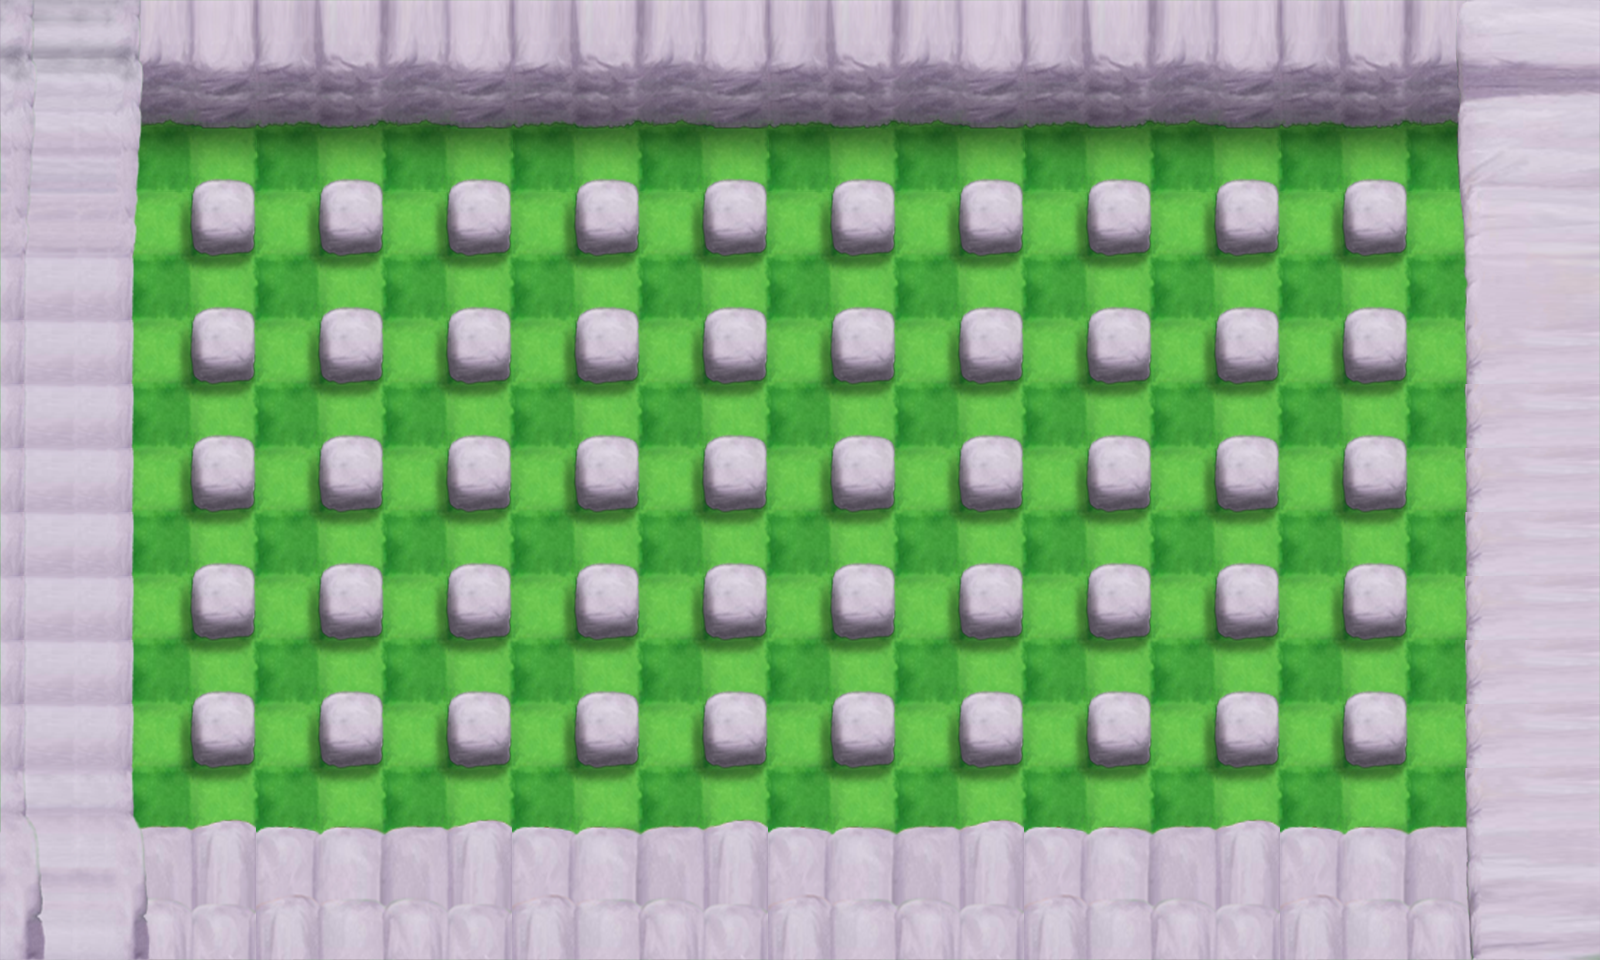

Below is a game level as drawn by its tile map, then a one-line description and the .tmx that defines it (tile-layer data replaced by summaries):
An orthogonal 25x15 tile map with 64x64 px tiles, 6 tile layers (suelo, piedrasSombra, capaParedes, bordeAbajo, ...).

<map version="1.0" orientation="orthogonal" width="25" height="15" tilewidth="64" tileheight="64">
 <tileset firstgid="1" name="tileset64" tilewidth="64" tileheight="64">
  <image source="gfx/tileset64.png" width="832" height="768" />
  <tile id="0">
   <properties>
    <property name="primero" value="true" />
   </properties>
  </tile>
  <tile id="1">
   <properties>
    <property name="segundo" value="true" />
   </properties>
  </tile>
  <tile id="8">
   <properties>
    <property name="muro" value="true" />
   </properties>
  </tile>
  <tile id="11">
   <properties>
    <property name="muro" value="true" />
   </properties>
  </tile>
  <tile id="14">
   <properties>
    <property name="muro" value="true" />
   </properties>
  </tile>
  <tile id="15">
   <properties>
    <property name="muro" value="true" />
   </properties>
  </tile>
  <tile id="16">
   <properties>
    <property name="muro" value="true" />
   </properties>
  </tile>
  <tile id="17">
   <properties>
    <property name="muro" value="true" />
   </properties>
  </tile>
  <tile id="21">
   <properties>
    <property name="muro" value="true" />
   </properties>
  </tile>
  <tile id="24">
   <properties>
    <property name="muro" value="true" />
   </properties>
  </tile>
  <tile id="34">
   <properties>
    <property name="muro" value="true" />
   </properties>
  </tile>
  <tile id="37">
   <properties>
    <property name="muro" value="true" />
   </properties>
  </tile>
  <tile id="47">
   <properties>
    <property name="muro" value="true" />
   </properties>
  </tile>
  <tile id="50">
   <properties>
    <property name="muro" value="true" />
   </properties>
  </tile>
  <tile id="54">
   <properties>
    <property name="sueloVerdeOscuro" value="" />
   </properties>
  </tile>
  <tile id="55">
   <properties>
    <property name="SueloVerdeClaro" value="" />
   </properties>
  </tile>
  <tile id="60">
   <properties>
    <property name="muro" value="true" />
   </properties>
  </tile>
  <tile id="63">
   <properties>
    <property name="muro" value="true" />
   </properties>
  </tile>
  <tile id="69">
   <properties>
    <property name="crono" value="3:30" />
   </properties>
  </tile>
  <tile id="73">
   <properties>
    <property name="muro" value="true" />
   </properties>
  </tile>
  <tile id="76">
   <properties>
    <property name="muro" value="true" />
   </properties>
  </tile>
  <tile id="78">
   <properties>
    <property name="enemigo" value="moco" />
   </properties>
  </tile>
  <tile id="79">
   <properties>
    <property name="enemigo" value="moneda" />
   </properties>
  </tile>
  <tile id="80">
   <properties>
    <property name="enemigo" value="gota" />
   </properties>
  </tile>
  <tile id="81">
   <properties>
    <property name="enemigo" value="globo" />
   </properties>
  </tile>
  <tile id="82">
   <properties>
    <property name="enemigo" value="fantasma" />
   </properties>
  </tile>
  <tile id="83">
   <properties>
    <property name="enemigo" value="gotanaranja" />
   </properties>
  </tile>
  <tile id="86">
   <properties>
    <property name="muro" value="true" />
   </properties>
  </tile>
  <tile id="89">
   <properties>
    <property name="muro" value="true" />
   </properties>
  </tile>
  <tile id="91">
   <properties>
    <property name="" value="" />
   </properties>
  </tile>
  <tile id="93">
   <properties>
    <property name="enemigo" value="GLOBO_AZUL" />
   </properties>
  </tile>
  <tile id="94">
   <properties>
    <property name="enemigo" value="MOCO_ROJO" />
   </properties>
  </tile>
  <tile id="95">
   <properties>
    <property name="enemigo" value="MONEDA_MARRON" />
   </properties>
  </tile>
  <tile id="96">
   <properties>
    <property name="enemigo" value="GOTA_ROJA" />
   </properties>
  </tile>
  <tile id="99">
   <properties>
    <property name="muro" value="true" />
   </properties>
  </tile>
  <tile id="102">
   <properties>
    <property name="muro" value="true" />
   </properties>
  </tile>
  <tile id="104">
   <properties>
    <property name="sombraPiedra" value="true" />
   </properties>
  </tile>
  <tile id="105">
   <properties>
    <property name="muro" value="true" />
   </properties>
  </tile>
  <tile id="107">
   <properties>
    <property name="moneda" value="bomba" />
   </properties>
  </tile>
  <tile id="108">
   <properties>
    <property name="moneda" value="corazon" />
   </properties>
  </tile>
  <tile id="109">
   <properties>
    <property name="moneda" value="correr" />
   </properties>
  </tile>
  <tile id="110">
   <properties>
    <property name="moneda" value="detonador" />
   </properties>
  </tile>
  <tile id="120">
   <properties>
    <property name="moneda" value="fantasma" />
   </properties>
  </tile>
  <tile id="121">
   <properties>
    <property name="moneda" value="fuerza" />
   </properties>
  </tile>
  <tile id="122">
   <properties>
    <property name="moneda" value="potenciador" />
   </properties>
  </tile>
  <tile id="138">
   <properties>
    <property name="muro" value="true" />
   </properties>
  </tile>
  <tile id="139">
   <properties>
    <property name="muro" value="true" />
   </properties>
  </tile>
  <tile id="140">
   <properties>
    <property name="muro" value="true" />
   </properties>
  </tile>
  <tile id="141">
   <properties>
    <property name="muro" value="true" />
   </properties>
  </tile>
  <tile id="142">
   <properties>
    <property name="muro" value="true" />
   </properties>
  </tile>
  <tile id="143">
   <properties>
    <property name="pared" value="false" />
   </properties>
  </tile>
  <tile id="145">
   <properties>
    <property name="pared" value="true" />
   </properties>
  </tile>
  <tile id="146">
   <properties>
    <property name="pared" value="true" />
   </properties>
  </tile>
  <tile id="147">
   <properties>
    <property name="pared" value="true" />
   </properties>
  </tile>
 </tileset>
 <layer name="suelo" width="25" height="15">
  <data>[375 cells, 375 non-empty, 2 distinct tile ids]</data>
 </layer>
 <layer name="piedrasSombra" width="25" height="15">
  <data>[375 cells, 275 non-empty, 16 distinct tile ids]</data>
 </layer>
 <layer name="capaParedes" width="25" height="15">
  <data>[375 cells, 26 non-empty, 2 distinct tile ids]</data>
 </layer>
 <layer name="bordeAbajo" width="25" height="15">
  <data>[375 cells, 75 non-empty, 12 distinct tile ids]</data>
 </layer>
 <layer name="techoPiedras" width="25" height="15">
  <data>[375 cells, 140 non-empty, 49 distinct tile ids]</data>
 </layer>
 <layer name="capaEntidades" width="25" height="15">
  <data>[375 cells, 1 non-empty, 1 distinct tile ids]</data>
 </layer>
</map>
